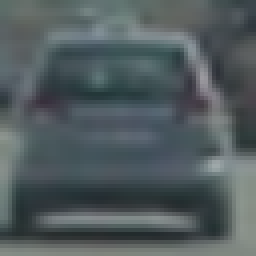
#> input picture training_dataset/vehicles/GTI_Far/image0004.png, 64 x 64 px (shown 4 times larger); its folder holds only this picture in this run
$ jupyter execute --allow-errors vehicle_detection_project.ipynb   (shell and % lines are left out)
#> lines starting #> are read from the running program, lines starting #| are printed output that depends on the picture
# Udacity Self-Driving Car Engineer Nanodegree Program
## Vehicle Detection Project
---
The goals / steps of this project are the following:

* Perform a Histogram of Oriented Gradients (HOG) feature extraction on a labeled training set of images and train a classifier Linear SVM classifier
* Optionally, you can also apply a color transform and append binned color features, as well as histograms of color, to your HOG feature vector.
* Note: for those first two steps don't forget to normalize your features and randomize a selection for training and testing.
* Implement a sliding-window technique and use your trained classifier to search for vehicles in images.
* Run your pipeline on a video stream (start with the test_video.mp4 and later implement on full project_video.mp4) and create a heat map of recurring detections frame by frame to reject outliers and follow detected vehicles.
* Estimate a bounding box for vehicles detected.
---

### Import Statements

[cell 1]
from skimage.feature import hog
from sklearn.svm import LinearSVC
from sklearn.preprocessing import StandardScaler
# for scikit-learn >= 0.18 use:
from sklearn.model_selection import train_test_split
# from sklearn.cross_validation import train_test_split
import matplotlib.image as mpimg
import matplotlib.pyplot as plt
from moviepy.editor import VideoFileClip
import numpy as np
import pickle
import cv2
import glob
import time


print('...')

### Load Training Data

[cell 2]
car_images = glob.glob('training_dataset/vehicles/**/*.png')
noncar_images = glob.glob('training_dataset/non-vehicles/**/*.png')
print(len(car_images), len(noncar_images))

### Visualize Some of the Data

[cell 3]
fig, axs = plt.subplots(8,8, figsize=(16, 16))
fig.subplots_adjust(hspace = .2, wspace=.001)
axs = axs.ravel()

# Step through the list and search for chessboard corners
for i in np.arange(32):
    img = cv2.imread(car_images[np.random.randint(0,len(car_images))])
#> img is the input picture: shape (64, 64, 3); mean B, G, R 94.3, 91.6, 81.3
    img = cv2.cvtColor(img,cv2.COLOR_BGR2RGB)
    axs[i].axis('off')
    axs[i].set_title('car', fontsize=10)
    axs[i].imshow(img)
#> pass 2 of the loop `for i in np.arange(32):`:
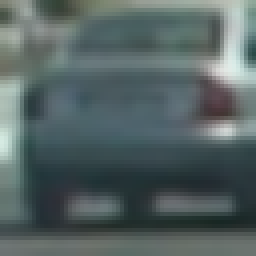
#> input picture training_dataset/vehicles/GTI_Left/image0018.png, 64 x 64 px (shown 4 times larger)
#> img is the input picture: shape (64, 64, 3); mean B, G, R 99.5, 99.6, 85.4
#> (the rest of this cell did not finish here and is left out)

### Define Method to Convert Image to Histogram of Oriented Gradients (HOG)
*This method was duplicated from lesson materials*

[cell 4]
def get_hog_features(img, orient, pix_per_cell, cell_per_block,
                        vis=False, feature_vec=True):
    # Call with two outputs if vis==True
    if vis == True:
        features, hog_image = hog(img, orientations=orient,
                                  pixels_per_cell=(pix_per_cell, pix_per_cell),
                                  cells_per_block=(cell_per_block, cell_per_block),
                                  transform_sqrt=False,
                                  visualise=vis, feature_vector=feature_vec)
        return features, hog_image
    # Otherwise call with one output
    else:
        features = hog(img, orientations=orient,
                       pixels_per_cell=(pix_per_cell, pix_per_cell),
                       cells_per_block=(cell_per_block, cell_per_block),
                       transform_sqrt=False,
                       visualise=vis, feature_vector=feature_vec)
        return features

print('...')

Visualize HOG on example image

#> (a cell that did not finish here is left out)

### Method to Extract HOG Features from an Array of Car and Non-Car Images
*The code for this method was mostly duplicated from course lesson material.*

[cell 6]
# Define a function to extract features from a list of image locations
# This function could also be used to call bin_spatial() and color_hist() (as in the lessons) to extract
# flattened spatial color features and color histogram features and combine them all (making use of StandardScaler)
# to be used together for classification
def extract_features(imgs, cspace='RGB', orient=9,
                        pix_per_cell=8, cell_per_block=2, hog_channel=0):
    # Create a list to append feature vectors to
    features = []
    # Iterate through the list of images
    for file in imgs:
        # Read in each one by one
        image = mpimg.imread(file)
        # apply color conversion if other than 'RGB'
        if cspace != 'RGB':
            if cspace == 'HSV':
                feature_image = cv2.cvtColor(image, cv2.COLOR_RGB2HSV)
            elif cspace == 'LUV':
                feature_image = cv2.cvtColor(image, cv2.COLOR_RGB2LUV)
            elif cspace == 'HLS':
                feature_image = cv2.cvtColor(image, cv2.COLOR_RGB2HLS)
            elif cspace == 'YUV':
                feature_image = cv2.cvtColor(image, cv2.COLOR_RGB2YUV)
            elif cspace == 'YCrCb':
                feature_image = cv2.cvtColor(image, cv2.COLOR_RGB2YCrCb)
        else: feature_image = np.copy(image)

        # Call get_hog_features() with vis=False, feature_vec=True
        if hog_channel == 'ALL':
            hog_features = []
            for channel in range(feature_image.shape[2]):
                hog_features.append(get_hog_features(feature_image[:,:,channel],
                                    orient, pix_per_cell, cell_per_block,
                                    vis=False, feature_vec=True))
            hog_features = np.ravel(hog_features)
        else:
            hog_features = get_hog_features(feature_image[:,:,hog_channel], orient,
                        pix_per_cell, cell_per_block, vis=False, feature_vec=True)
        # Append the new feature vector to the features list
        features.append(hog_features)
    # Return list of feature vectors
    return features

print('...')

### Extract Features for Input Datasets and Combine, Define Labels Vector, Shuffle and Split

[cell 7]
# Feature extraction parameters
colorspace = 'YCrCb' # Can be RGB, HSV, LUV, HLS, YUV, YCrCb
#> colorspace = 'YCrCb'
orient = 9
pix_per_cell = 8
cell_per_block = 2
hog_channel = 2 # Can be 0, 1, 2, or "ALL"

t = time.time()
car_features = extract_features(car_images, cspace=colorspace, orient=orient,
                        pix_per_cell=pix_per_cell, cell_per_block=cell_per_block,
                        hog_channel=hog_channel)
#> in extract_features, `feature_image = cv2.cvtColor(image, cv2.COLOR_RGB2YCrCb)`: feature_image: shape (64, 64, 3) float32; mean of channels 0, 1, 2 0.348, 0.479, 0.512
#> in get_hog_features, `features = hog(img, orientations=orient, pixels_per_cell=(pix_per_cell..`: features = 1764 values, max 0.465 at index 1633, min 0 at index 248, mean 0.135
#> in get_hog_features, `features = hog(img, orientations=orient, pixels_per_cell=(pix_per_cell..`:
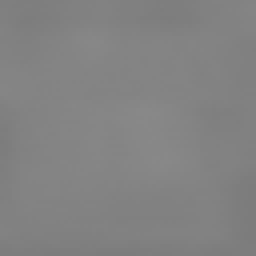
#> img: shape (64, 64) float32 (shown 4 times larger); min 0.487, max 0.536, mean 0.512
#> in extract_features, `hog_features = get_hog_features(feature_image[:,:,hog_channel], orient..`: hog_features has the same summary as features in get_hog_features
#> pass 2 of the loop in extract_features, `for file in imgs:`:
#> feature_image: shape (64, 64, 3) float32; mean of channels 0, 1, 2 0.374, 0.472, 0.509
#> features = 1764 values, max 0.468 at index 111, min 0 at index 6, mean 0.133
#> in get_hog_features (call 2), `features = hog(img, orientations=orient, pixels_per_cell=(pix_per_cell..`:
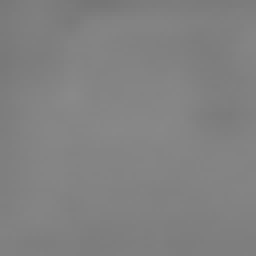
#> img: shape (64, 64) float32 (shown 4 times larger); min 0.464, max 0.539, mean 0.509
#> hog_features has the same summary as features in get_hog_features
#> car_features = 2 items
notcar_features = extract_features(noncar_images, cspace=colorspace, orient=orient,
                        pix_per_cell=pix_per_cell, cell_per_block=cell_per_block,
                        hog_channel=hog_channel)
#> notcar_features = []
t2 = time.time()
print(round(t2-t, 2), 'Seconds to extract HOG features...')
# Create an array stack of feature vectors
#> (the rest of this cell did not finish here and is left out)
